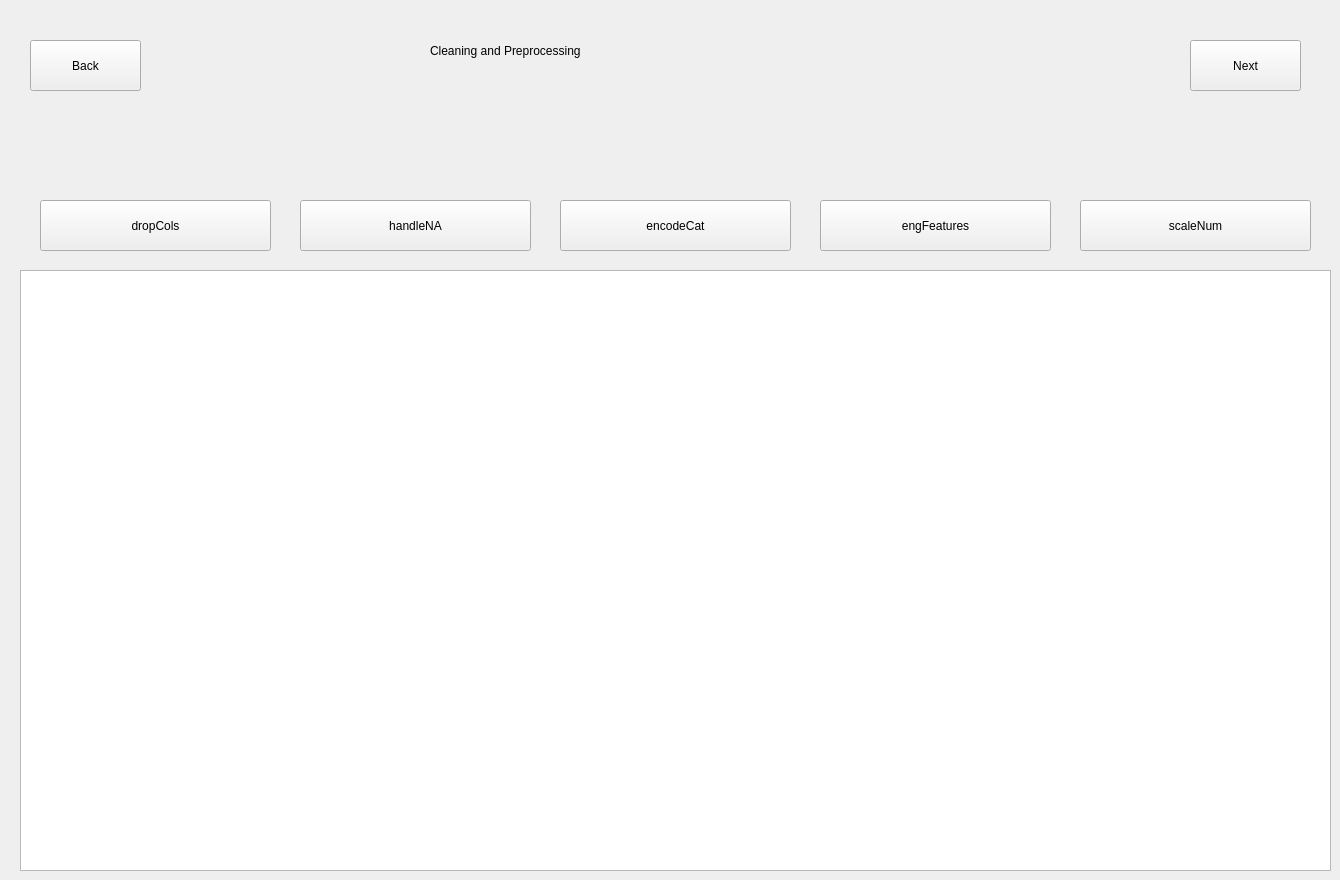
   <widget class="QWidget" name="tab_7">
    <attribute name="title">
     <string>Page</string>
    </attribute>
    <widget class="QLabel" name="label_3">
     <property name="geometry">
      <rect>
       <x>430</x>
       <y>20</y>
       <width>601</width>
       <height>61</height>
      </rect>
     </property>
     <property name="styleSheet">
      <string notr="true">font: 75 25pt &quot;Segoe Print&quot;;
</string>
     </property>
     <property name="text">
      <string>Cleaning and Preprocessing</string>
     </property>
    </widget>
    <widget class="QPushButton" name="pushButton_9">
     <property name="geometry">
      <rect>
       <x>30</x>
       <y>40</y>
       <width>111</width>
       <height>51</height>
      </rect>
     </property>
     <property name="text">
      <string>Back</string>
     </property>
    </widget>
    <widget class="QPushButton" name="pushButton_10">
     <property name="geometry">
      <rect>
       <x>1190</x>
       <y>40</y>
       <width>111</width>
       <height>51</height>
      </rect>
     </property>
     <property name="text">
      <string>Next</string>
     </property>
    </widget>
    <widget class="QPushButton" name="pushButton_11">
     <property name="geometry">
      <rect>
       <x>40</x>
       <y>200</y>
       <width>231</width>
       <height>51</height>
      </rect>
     </property>
     <property name="styleSheet">
      <string notr="true"/>
     </property>
     <property name="text">
      <string>dropCols</string>
     </property>
    </widget>
    <widget class="QPushButton" name="pushButton_12">
     <property name="geometry">
      <rect>
       <x>300</x>
       <y>200</y>
       <width>231</width>
       <height>51</height>
      </rect>
     </property>
     <property name="styleSheet">
      <string notr="true"/>
     </property>
     <property name="text">
      <string>handleNA</string>
     </property>
    </widget>
    <widget class="QPushButton" name="pushButton_13">
     <property name="geometry">
      <rect>
       <x>560</x>
       <y>200</y>
       <width>231</width>
       <height>51</height>
      </rect>
     </property>
     <property name="styleSheet">
      <string notr="true"/>
     </property>
     <property name="text">
      <string>encodeCat</string>
     </property>
    </widget>
    <widget class="QPushButton" name="pushButton_14">
     <property name="geometry">
      <rect>
       <x>820</x>
       <y>200</y>
       <width>231</width>
       <height>51</height>
      </rect>
     </property>
     <property name="styleSheet">
      <string notr="true"/>
     </property>
     <property name="text">
      <string>engFeatures</string>
     </property>
    </widget>
    <widget class="QPushButton" name="pushButton_15">
     <property name="geometry">
      <rect>
       <x>1080</x>
       <y>200</y>
       <width>231</width>
       <height>51</height>
      </rect>
     </property>
     <property name="styleSheet">
      <string notr="true"/>
     </property>
     <property name="text">
      <string>scaleNum</string>
     </property>
    </widget>
    <widget class="QTableView" name="tableView_2">
     <property name="geometry">
      <rect>
       <x>20</x>
       <y>270</y>
       <width>1311</width>
       <height>601</height>
      </rect>
     </property>
    </widget>
   </widget>
